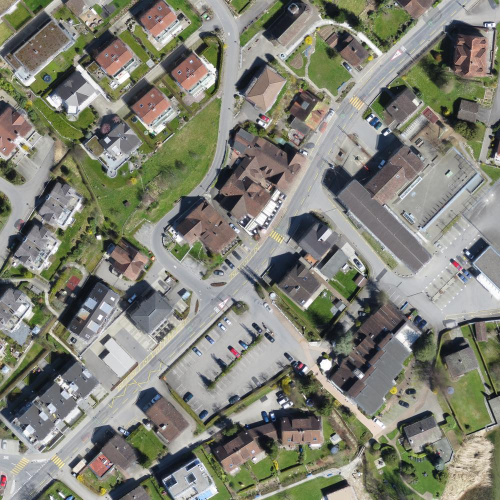
#> input picture data/small_village.jpg, 1000 x 1000 px, found by its file name (shown at 1/2 size)
$ jupyter execute --allow-errors VIC_Project.ipynb   (shell and % lines are left out)   (older library calls are emulated)
#> lines starting #> are read from the running program, lines starting #| are printed output that depends on the picture
[cell 1]
import numpy as np
import matplotlib.pyplot as plt
from PIL import Image
import cv2

Image.MAX_IMAGE_PIXELS = None

# Visulisation Image

#> (a cell that did not finish here is left out)

[cell 3]
plt.figure(figsize=(8,8))
#> (the rest of this cell did not finish here and is left out)

## Cropped Image

[cell 4]
area = (11000,7500,15000,11500)
#> (the rest of this cell did not finish here and is left out)

[cell 5]
small_village_img = Image.open('small_village.jpg')
#> small_village_img is the input picture: PIL image 1000x1000 RGB; mean R, G, B 128.8, 129.6, 117.4

[cell 6]
plt.figure(figsize=(8,8))
plt.imshow(small_village_img)
plt.axis('off')
plt.show()

### Creation of the patchs

[cell 7]
colors = ['b','g','r','c','m','y','k','w']

def patchs(img,n_patchs=2,size_patch=200):
    n,p = img.size
    area_patch = []
    shared_pos = {}
    for k in range(n_patchs):
        shared_pos[k] =[]

    #Initialization 1st image
    x_init,y_init = np.random.randint(n-2*size_patch)+size_patch, np.random.randint(p-2*size_patch)+size_patch
    area_patch.append((x_init,y_init,x_init+size_patch,y_init+size_patch))

    for t in range(n_patchs-1):
        choose_patch = np.random.randint(t+1)
        area_shared = area_patch[choose_patch]

        x_shared = np.random.randint(max(size_patch,area_shared[0]),min(n-size_patch,area_shared[2]))
        y_shared = np.random.randint(max(size_patch,area_shared[1]),min(p-size_patch,area_shared[3]))

        pos_x_shared = np.random.randint(size_patch)
        pos_y_shared = np.random.randint(size_patch)
        area = (x_shared -pos_x_shared,y_shared - pos_y_shared, x_shared -pos_x_shared + size_patch, y_shared - pos_y_shared+size_patch)

        shared_pos[choose_patch].append((x_shared - area_shared[0],y_shared - area_shared[1], colors[t], t+1))
        shared_pos[t+1].append((pos_x_shared,pos_y_shared, colors[t],  choose_patch))
        area_patch.append(area)
    return area_patch, shared_pos

[cell 8]
n_patchs = 5

list_patch, list_pos = patchs(small_village_img,n_patchs=n_patchs,size_patch=200)
#> list_patch = [(759, 392, 959, 592), (659, 578, 859, 778), (593, 544, 793, 744), (725, 339, 925, 539), (458, 543, 658, 743)]; list_pos = {0: [(3, 195, 'b', 1), (24, 140, 'r', 3)], 1: [(103, 9, 'b', 0), (21, 36, 'g', 2)], 2: [(87, 70, 'g', 1), (39, 87, 'c', 4)], 3: [(58, 193, 'r', 0)], 4: [(174, 88, 'c', 2)]}


fig, axs = plt.subplots(1,n_patchs,figsize=(25,5))
for k in range(len(list_patch)):
    patch = small_village_img.crop(list_patch[k])
    axs[k].imshow(patch)
    axs[k].set_axis_off()
    for pos in list_pos[k]:
        axs[k].scatter(pos[0],pos[1],c=pos[2])
#> this loop made 5 passes

plt.show()
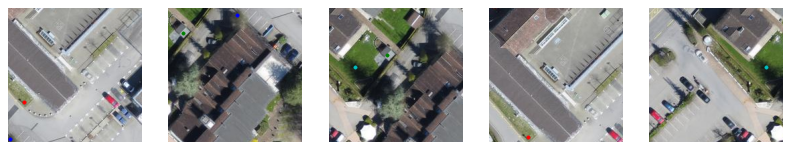
#> figure drawn by matplotlib, 5 panels

#### Stitching images

[cell 9]
def stitch(list_img, shared_pos):

    stitched_img = list_img[0]
    n = len(list_img)
    size_patch, _, _ = stitched_img.shape

    X_pos = np.zeros((n,n))
    Y_pos = np.zeros((n,n))

    #POsition of the shared point in the different images
    for k in range(n):
        for pos in shared_pos[k]:
            X_pos[k,pos[3]] = pos[1]
            Y_pos[k,pos[3]] = pos[0]

    for k in range(1,n):
        new_img = list_img[k]
        pos = shared_pos[k][0]
        img_idx = pos[3]


        translation = int(X_pos[img_idx,k] - pos[1]), int(Y_pos[img_idx,k] - pos[0])

        X_pos[k] += max(0,translation[0])
        Y_pos[k] += max(0,translation[1])

        X_pos[:k,:] += max(0, -translation[0])
        Y_pos[:k,:] += max(0, -translation[1])


        n_stitch,p_stitch,_ = stitched_img.shape
        n_new,p_new,_ = new_img.shape

        stiched_image_shape = (n_stitch+ abs(translation[0])), (p_stitch+abs(translation[1])), 3

        #print('Image {}: stitch image size = {} and translation = {}'.format(k,stitched_img.shape,translation))

        new_stitched_img = np.zeros(stiched_image_shape)
        previous_image_stitched =  np.zeros(stiched_image_shape)
        new_image_stitched =  np.zeros(stiched_image_shape)

        new_image_stitched[max(0,translation[0]):n_new+max(0,translation[0]),
                              max(0,translation[1]):p_new+max(0,translation[1])] = new_img

        previous_image_stitched[-min(0,translation[0]):n_stitch-min(0,translation[0]),
                            -min(0,translation[1]):p_stitch-min(0,translation[1])] = stitched_img

        for i in range(stiched_image_shape[0]):
            for j in range(stiched_image_shape[1]):
                if (previous_image_stitched[i,j] == np.zeros(3)).all():
                    new_stitched_img[i,j] = new_image_stitched[i,j]
                else:
                    new_stitched_img[i,j] = previous_image_stitched[i,j]

        stitched_img = np.copy(new_stitched_img)


    line = np.sum(stitched_img,axis=1)
    column = np.sum(stitched_img,axis=0)

    end_line = np.where(line == 0)[0][0]
    end_column = np.where(column ==0)[0][0]

    return stitched_img[:end_line,:end_column]

[cell 10]
list_img = []

imgs = []

for k in range(len(list_patch)):
    patch = small_village_img.crop(list_patch[k])
    img = np.asarray(patch, dtype="int32")/255
    list_img.append(img)
    imgs.append(np.array(patch,dtype=np.uint8))
#> after the loop, imgs = 5 items; list_img = 5 items

[cell 11]
cropped_img = stitch(list_img,list_pos)
#> in stitch, `n = len(list_img)`: n = 5
#> in stitch, `X_pos = np.zeros((n,n))`: X_pos = [[0, 0, 0, 0, 0], [0, 0, 0, 0, 0], [0, 0, 0, 0, 0], [0, 0, 0, 0, 0], [0, 0, 0, 0, 0]]
#> in stitch, `Y_pos = np.zeros((n,n))`: Y_pos has the same summary as X_pos
#> after the loop in stitch, `for k in range(n):`: X_pos = [[0, 195, 0, 140, 0], [9, 0, 36, 0, 0], [0, 70, 0, 0, 87], [193, 0, 0, 0, 0], [0, 0, 88, 0, 0]]; Y_pos = [[0, 3, 0, 24, 0], [103, 0, 21, 0, 0], [0, 87, 0, 0, 39], [58, 0, 0, 0, 0], [0, 0, 174, 0, 0]]
#> the loop in stitch, `for k in range(1,n):` made 4 passes
#> (pos, img_idx, translation, stiched_image_shape) on passes 1 to 4: ((103, 9, 'b', 0), 0, (186, -100), (386, 300, 3)), ((87, 70, 'g', 1), 1, (152, -66), (538, 366, 3)), ((58, 193, 'r', 0), 0, (-53, 132), (591, 498, 3)), ((174, 88, 'c', 2), 2, (204, -135), (795, 633, 3))
#> pass 1, in stitch, `stitched_img = np.copy(new_stitched_img)`:
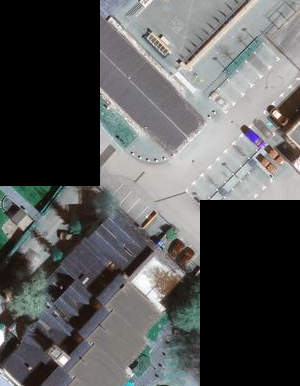
#> stitched_img: shape (386, 300, 3) float64; mean of channels 0, 1, 2 0.348, 0.348, 0.346; drawn as B, G, R
#> pass 2, in stitch, `stitched_img = np.copy(new_stitched_img)`:
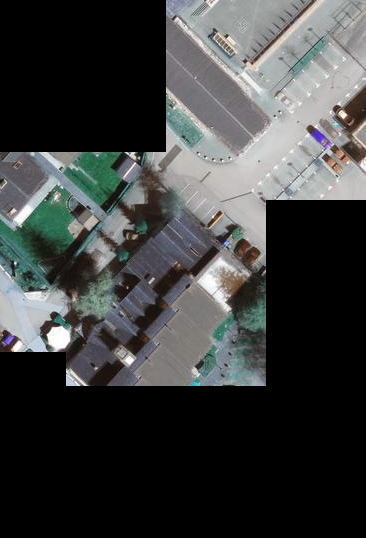
#> stitched_img: shape (538, 366, 3) float64; mean of channels 0, 1, 2 0.245, 0.246, 0.239; drawn as B, G, R
#> after the loop in stitch, `for k in range(1,n):`:
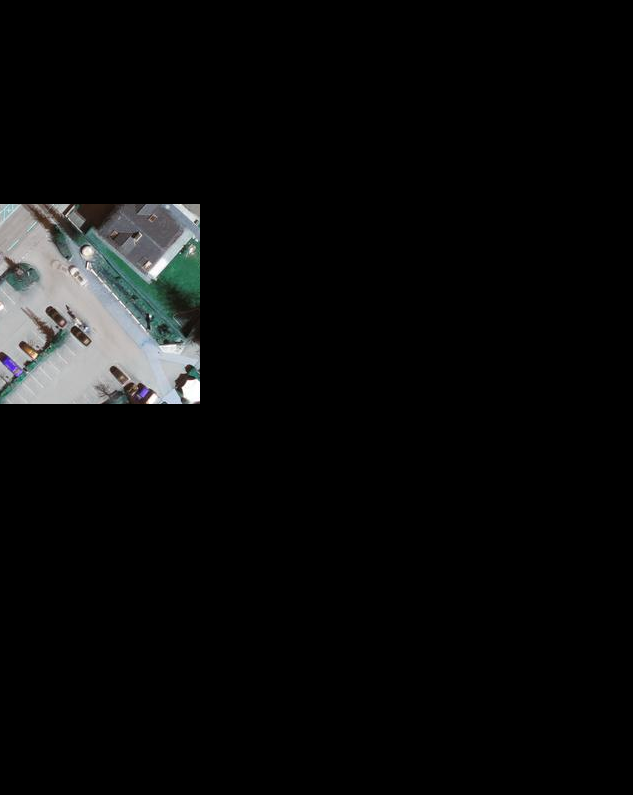
#> new_image_stitched: shape (795, 633, 3) float64; mean of channels 0, 1, 2 0.0439, 0.0441, 0.042; drawn as B, G, R
#> after the loop in stitch, `for k in range(1,n):`:
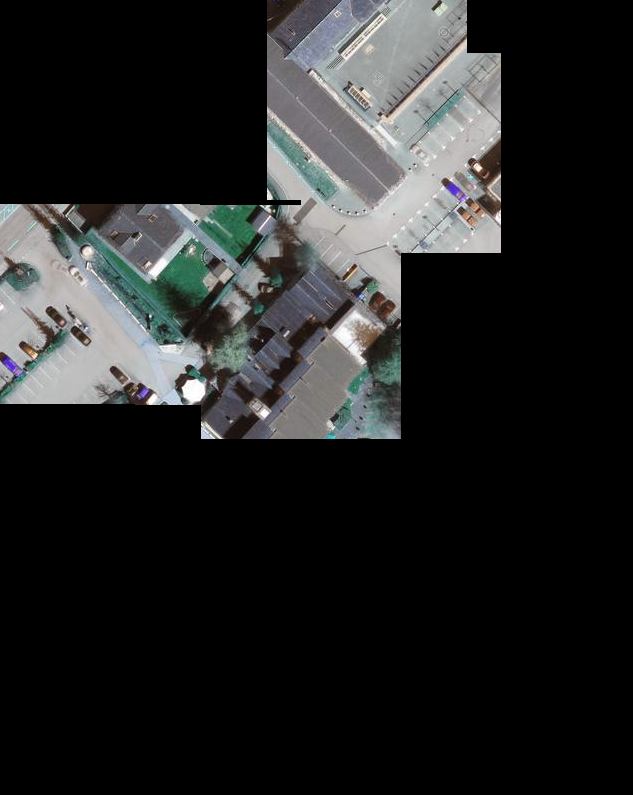
#> new_stitched_img: shape (795, 633, 3) float64; mean of channels 0, 1, 2 0.144, 0.144, 0.141; drawn as B, G, R
#> after the loop in stitch, `for k in range(1,n):`:
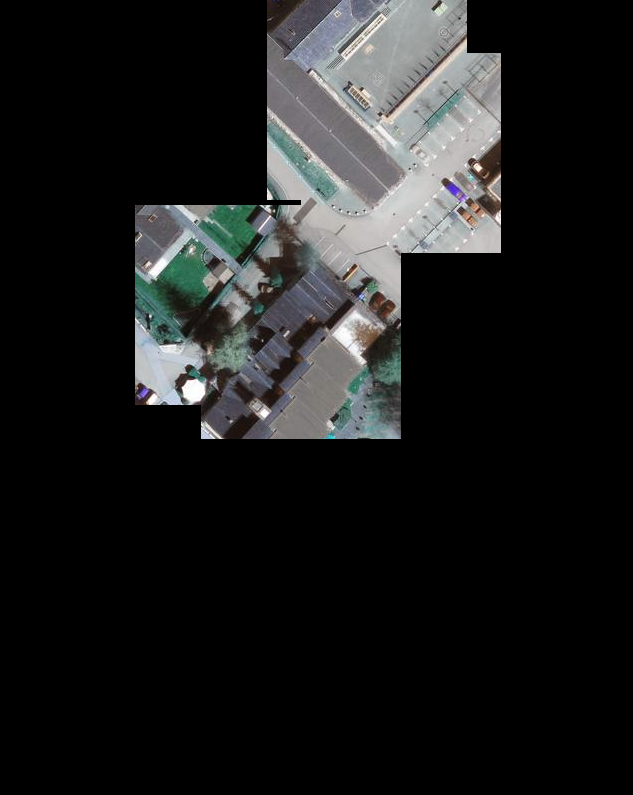
#> previous_image_stitched: shape (795, 633, 3) float64; mean of channels 0, 1, 2 0.113, 0.113, 0.11; drawn as B, G, R
#> after the loop in stitch, `for k in range(1,n):`: X_pos = [[53, 248, 53, 193, 53], [248, 239, 275, 239, 239], [205, 275, 205, 205, 292], [193, 0, 0, 0, 0], [204, 204, 292, 204, 204]]; Y_pos = [[301, 304, 301, 325, 301], [304, 201, 222, 201, 201], [135, 222, 135, 135, 174], [325, 267, 267, 267, 267], [0, 0, 174, 0, 0]]
#> in stitch, `line = np.sum(stitched_img,axis=1)`: line = 795 rows, first 8: [92.05, 87.98, 87.64], [90.85, 87.2, 86.87], [91.13, 87.74, 87.5], [92.58, 89.51, 89.25], [94.17, 91.21, 90.97], [95.27, 92.42, 92.16], [95.72, 92.93, 92.53], [96.38, 93.74, 93.16]
#> in stitch, `column = np.sum(stitched_img,axis=0)`: column = 633 rows, first 8: [126.3, 125.9, 125.2], [126.7, 126.3, 124.9], [125.9, 124.7, 123.1], [125.1, 123.7, 121.4], [126.5, 124.5, 122], [125.1, 122.3, 119.9], [125.2, 120.7, 119.3], [125.2, 120, 118.6]
#> in stitch, `end_line = np.where(line == 0)[0][0]`: end_line = 439
#> in stitch, `end_column = np.where(column ==0)[0][0]`: end_column = 501
#> in stitch, `return stitched_img[:end_line,:end_column]`:
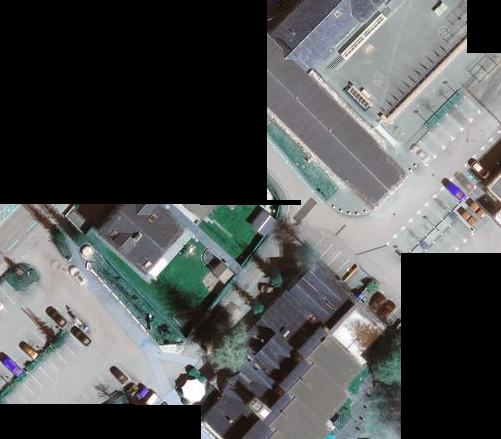
#> returned value: shape (439, 501, 3) float64; mean of channels 0, 1, 2 0.329, 0.33, 0.322; drawn as B, G, R

[cell 12]
plt.figure(figsize=(8,8))
plt.imshow(cropped_img)
plt.axis('off')
plt.show()

# Creation of the features

[cell 13]
# [11 lines left out: function kp_list_2_opencv_kp_list, not called in this run]

[cell 14]
def descriptors_features(img,ksize=2,k=0.04, threshold = 0.1,window_size = 3):
    gray = cv2.cvtColor(img,cv2.COLOR_BGR2GRAY)

    n,p,_ = img.shape

    dst = cv2.cornerHarris(gray,ksize,5,k)

    kp = np.where(dst>threshold*dst.max())

    keypoints = []
    descriptors = []
    for point in range(kp[0].shape[0]):
        if (kp[0][point] > window_size and kp[0][point] < n - window_size - 1) and (kp[1][point] > window_size and kp[1][point] < p - window_size - 1):
            #keypoints.append([kp[0][point], kp[1][point]])

            opencv_kp = cv2.KeyPoint(x=float(kp[1][point]),
                                 y=float(kp[0][point]),
                                 _size=window_size * 2.0
                                 )

            keypoints.append(opencv_kp)
            patch = gray[kp[0][point] - window_size: kp[0][point] + window_size+1,
                        kp[1][point] - window_size: kp[1][point] + window_size+1].flatten()

            descriptors.append(patch)


    return keypoints, np.array(descriptors)

[cell 15]
img_test = np.copy(imgs[0])
#> (the rest of this cell did not finish here and is left out)

#> in descriptors_features, `dst = cv2.cornerHarris(gray,ksize,5,k)`:
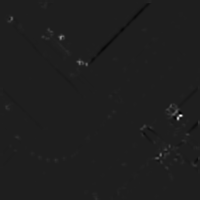
#> dst: shape (200, 200) float32; min -0.115, max 0.846, mean 0.00135; drawn with min black and max white
#> in descriptors_features, `kp = np.where(dst>threshold*dst.max())`: kp = 417 positions, rows 16 to 199, columns 5 to 199
#> after the loop in descriptors_features, `for point in range(kp[0].shape[0]):`: descriptors = []

points = cv2.KeyPoint_convert(kp)

for point in points:
    img_test[int(point[1]),int(point[0])] = [255,0,0]

[cell 16]
plt.figure(figsize=(8,8))
plt.imshow(img_test)
plt.axis('off')
plt.show()

[cell 17]
# [12 lines left out: function match_descriptors, not called in this run]


img1 = np.copy(imgs[1])
#> (the rest of this cell did not finish here and is left out)

#> call 2 of descriptors_features, with ksize = 4, k = 0.04, threshold = 0.05, window_size = 3
#> in descriptors_features (call 2), `gray = cv2.cvtColor(img,cv2.COLOR_BGR2GRAY)`:
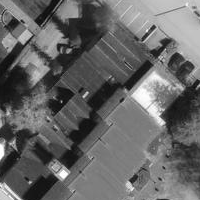
#> gray: shape (200, 200); min 4, max 255, mean 101.8
#> in descriptors_features (call 2), `dst = cv2.cornerHarris(gray,ksize,5,k)`:
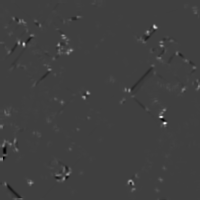
#> dst: shape (200, 200) float32; min -0.118, max 0.354, mean 0.00157; drawn with min black and max white
#> in descriptors_features (call 2), `kp = np.where(dst>threshold*dst.max())`: kp = 1209 positions, rows 3 to 199, columns 0 to 199

$ run again, with data/uttower_left.jpg copied over data/small_village.jpg
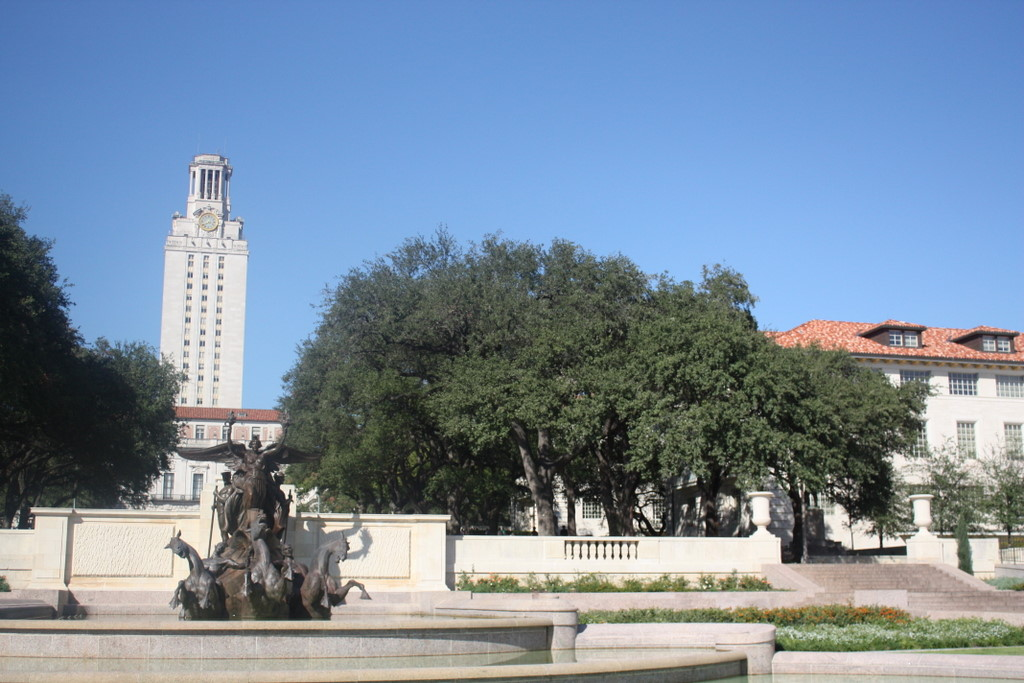
#> input picture data/uttower_left.jpg, 1024 x 683 px, found by its file name
#> small_village_img is the input picture: PIL image 1024x683 RGB; mean R, G, B 121.7, 140, 159
#> list_patch = [(759, 317, 959, 517), (628, 281, 828, 481), (562, 247, 762, 447), (578, 336, 778, 536), (671, 259, 871, 459)]; list_pos = {0: [(64, 67, 'b', 1), (12, 58, 'r', 3)], 1: [(195, 103, 'b', 0), (21, 36, 'g', 2)], 2: [(87, 70, 'g', 1)], 3: [(193, 39, 'r', 0), (174, 88, 'c', 4)], 4: [(81, 165, 'c', 3)]}
#> the loop `for k in range(len(list_patch)):` made 5 passes
#> after the loop `for k in range(len(list_patch)):`: imgs = 5 items
#> in stitch, `n = len(list_img)`: n = 5
#> in stitch, `X_pos = np.zeros((n,n))`: X_pos = [[0, 0, 0, 0, 0], [0, 0, 0, 0, 0], [0, 0, 0, 0, 0], [0, 0, 0, 0, 0], [0, 0, 0, 0, 0]]
#> in stitch, `Y_pos = np.zeros((n,n))`: Y_pos has the same summary as X_pos
#> after the loop in stitch, `for k in range(n):`: X_pos = [[0, 67, 0, 58, 0], [103, 0, 36, 0, 0], [0, 70, 0, 0, 0], [39, 0, 0, 0, 88], [0, 0, 0, 165, 0]]; Y_pos = [[0, 64, 0, 12, 0], [195, 0, 21, 0, 0], [0, 87, 0, 0, 0], [193, 0, 0, 0, 174], [0, 0, 0, 81, 0]]
#> the loop in stitch, `for k in range(1,n):` made 4 passes
#> (pos, img_idx, translation, stiched_image_shape) on passes 1 to 4: ((195, 103, 'b', 0), 0, (-36, -131), (236, 331, 3)), ((87, 70, 'g', 1), 1, (-34, -66), (270, 397, 3)), ((193, 39, 'r', 0), 0, (89, 16), (359, 413, 3)), ((81, 165, 'c', 3), 3, (12, 109), (371, 522, 3))
#> after the loop in stitch, `for k in range(1,n):`:
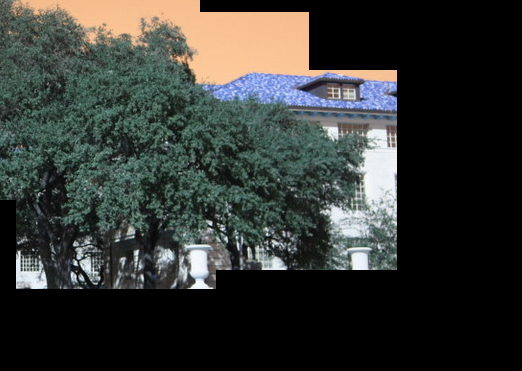
#> new_stitched_img: shape (371, 522, 3) float64; mean of channels 0, 1, 2 0.203, 0.217, 0.207; drawn as B, G, R
#> after the loop in stitch, `for k in range(1,n):`: X_pos = [[70, 137, 70, 128, 70], [137, 34, 70, 34, 34], [0, 70, 0, 0, 0], [128, 89, 89, 89, 177], [12, 12, 12, 177, 12]]; Y_pos = [[197, 261, 197, 209, 197], [261, 66, 87, 66, 66], [0, 87, 0, 0, 0], [209, 16, 16, 16, 190], [109, 109, 109, 190, 109]]
#> line = 371 rows, first 8: [108.7, 143, 182.8], [108.3, 143.3, 183.3], [108.3, 142.8, 182.5], [108.4, 142.6, 181.8], [108.5, 142.5, 181.8], [107.8, 141.9, 181.3], [107.9, 141.6, 180.6], [106.8, 139.9, 177.8]
#> column = 522 rows, first 8: [55.01, 60.2, 48.88], [55.16, 60.15, 49.01], [54.33, 59.38, 47.59], [56.61, 61.47, 50.04], [56.98, 62.15, 50.19], [55.64, 60.72, 49.27], [56.71, 62.07, 50.13], [57.57, 62.93, 51.47]
#> end_line = 289
#> end_column = 397
#> kp = 898 positions, rows 11 to 199, columns 3 to 199
#> after the loop in descriptors_features, `for point in range(kp[0].shape[0]):`: descriptors = []
#> in descriptors_features (call 2), `dst = cv2.cornerHarris(gray,ksize,5,k)`:
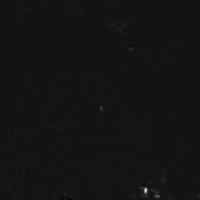
#> dst: shape (200, 200) float32; min -0.115, max 1.38, mean 0.00334; drawn with min black and max white
#> kp = 173 positions, rows 23 to 198, columns 64 to 199

$ run again, with data/uttower_right.jpg copied over data/small_village.jpg
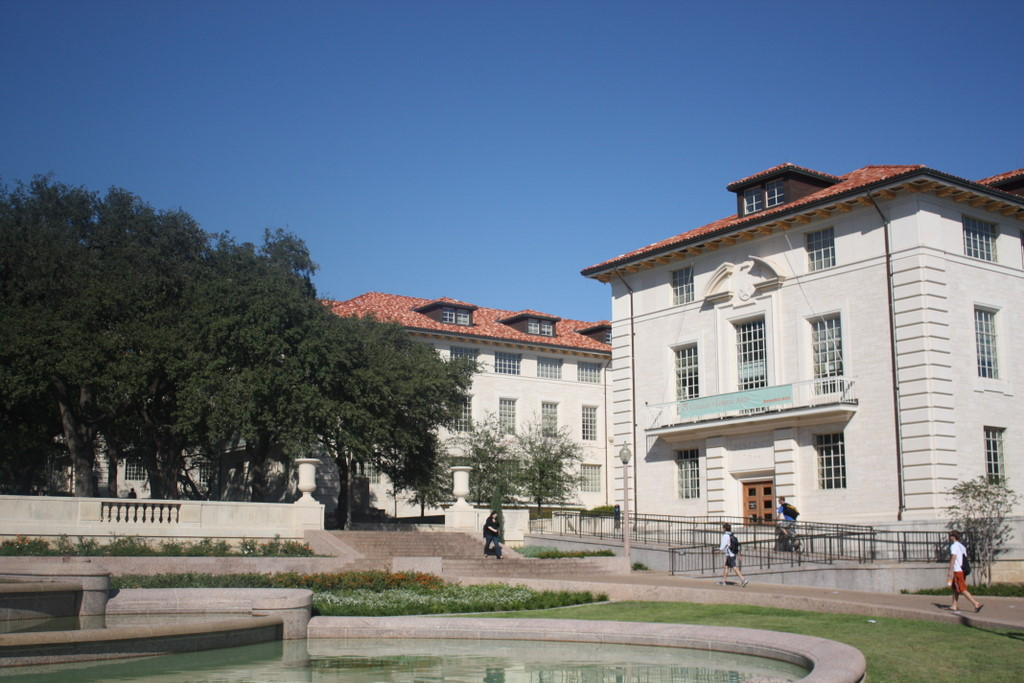
#> input picture data/uttower_right.jpg, 1024 x 683 px, found by its file name
#> small_village_img is the input picture: PIL image 1024x683 RGB; mean R, G, B 107.7, 118.9, 132
#> list_patch = [(759, 317, 959, 517), (628, 281, 828, 481), (562, 247, 762, 447), (578, 336, 778, 536), (671, 259, 871, 459)]; list_pos = {0: [(64, 67, 'b', 1), (12, 58, 'r', 3)], 1: [(195, 103, 'b', 0), (21, 36, 'g', 2)], 2: [(87, 70, 'g', 1)], 3: [(193, 39, 'r', 0), (174, 88, 'c', 4)], 4: [(81, 165, 'c', 3)]}
#> the loop `for k in range(len(list_patch)):` made 5 passes
#> after the loop `for k in range(len(list_patch)):`: imgs = 5 items
#> in stitch, `n = len(list_img)`: n = 5
#> in stitch, `X_pos = np.zeros((n,n))`: X_pos = [[0, 0, 0, 0, 0], [0, 0, 0, 0, 0], [0, 0, 0, 0, 0], [0, 0, 0, 0, 0], [0, 0, 0, 0, 0]]
#> in stitch, `Y_pos = np.zeros((n,n))`: Y_pos has the same summary as X_pos
#> after the loop in stitch, `for k in range(n):`: X_pos = [[0, 67, 0, 58, 0], [103, 0, 36, 0, 0], [0, 70, 0, 0, 0], [39, 0, 0, 0, 88], [0, 0, 0, 165, 0]]; Y_pos = [[0, 64, 0, 12, 0], [195, 0, 21, 0, 0], [0, 87, 0, 0, 0], [193, 0, 0, 0, 174], [0, 0, 0, 81, 0]]
#> the loop in stitch, `for k in range(1,n):` made 4 passes
#> (pos, img_idx, translation, stiched_image_shape) on passes 1 to 4: ((195, 103, 'b', 0), 0, (-36, -131), (236, 331, 3)), ((87, 70, 'g', 1), 1, (-34, -66), (270, 397, 3)), ((193, 39, 'r', 0), 0, (89, 16), (359, 413, 3)), ((81, 165, 'c', 3), 3, (12, 109), (371, 522, 3))
#> after the loop in stitch, `for k in range(1,n):`: X_pos = [[70, 137, 70, 128, 70], [137, 34, 70, 34, 34], [0, 70, 0, 0, 0], [128, 89, 89, 89, 177], [12, 12, 12, 177, 12]]; Y_pos = [[197, 261, 197, 209, 197], [261, 66, 87, 66, 66], [0, 87, 0, 0, 0], [209, 16, 16, 16, 190], [109, 109, 109, 190, 109]]
#> line = 371 rows, first 8: [77.68, 85.02, 98.58], [79.17, 86.56, 98.35], [77.53, 85.03, 97.25], [75.96, 82.79, 95.63], [75.66, 82.58, 94.93], [77.43, 84.42, 95.66], [78.76, 83.98, 94.78], [78.8, 83.01, 93.47]
#> column = 522 rows, first 8: [132.6, 136.5, 145.2], [133.2, 136.9, 145.6], [133.1, 136.6, 145.1], [133.9, 137.2, 145.8], [134.6, 137.7, 146.4], [134.9, 137.9, 146.8], [135.4, 138.5, 147.4], [135.9, 138.9, 148.1]
#> end_line = 289
#> end_column = 397
#> kp = 1495 positions, rows 3 to 199, columns 0 to 195
#> after the loop in descriptors_features, `for point in range(kp[0].shape[0]):`: descriptors = []
#> in descriptors_features (call 2), `dst = cv2.cornerHarris(gray,ksize,5,k)`:
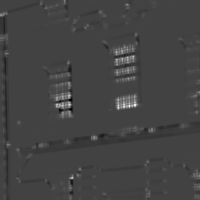
#> dst: shape (200, 200) float32; min -0.207, max 0.582, mean 0.00359; drawn with min black and max white
#> kp = 2485 positions, rows 0 to 199, columns 0 to 199
